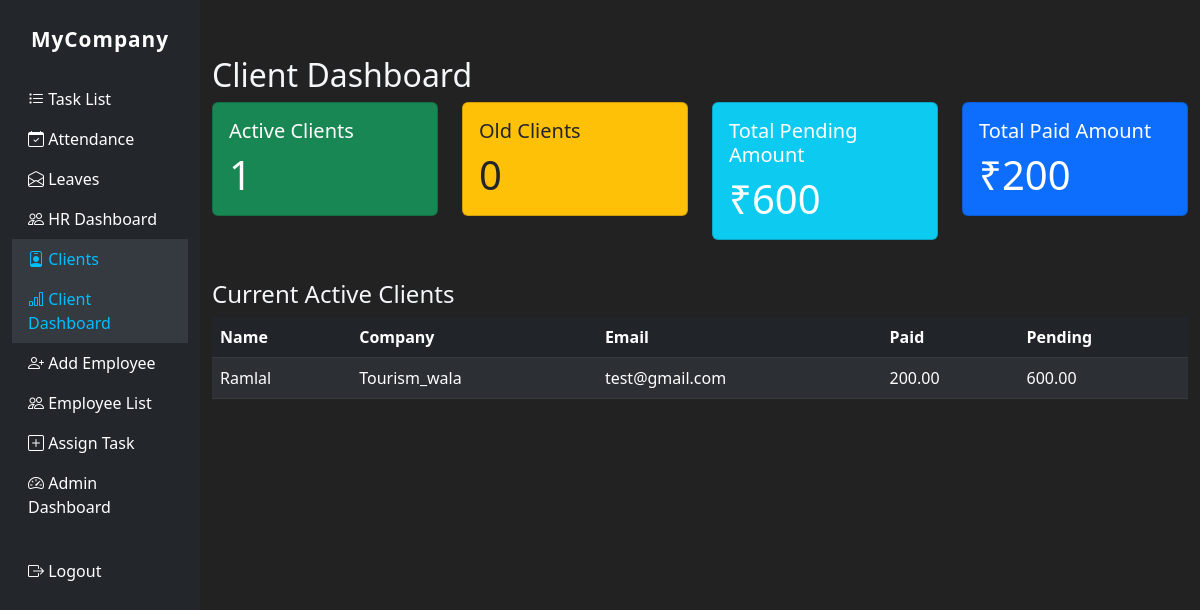
The page /clients/dashboard/ (signed in) on the database its author committed.
### client/models.py (models this page shows, shortened)
class Client(models.Model):
    STATUS_CHOICES = (
        ('active', 'Active'),
        ('old', 'Old'),
    )
    name = models.CharField(max_length=255)
    email = models.EmailField()
    phone = models.CharField(max_length=20, blank=True)
    company = models.CharField(max_length=255, blank=True)
    address = models.TextField(blank=True)
    status = models.CharField(max_length=10, choices=STATUS_CHOICES, default='active')
    paid_amount = models.DecimalField(max_digits=12, decimal_places=2, default=0)
    pending_amount = models.DecimalField(max_digits=12, decimal_places=2, default=0)
    work_completed = models.CharField(max_length=255, blank=True)
    notes = models.TextField(blank=True)
    logo = models.ImageField(upload_to='client_logos/', blank=True, null=True)

### client/views.py (the view)
# urls.py: path('dashboard/', views.client_dashboard, name='client_dashboard'),
@login_required
def client_dashboard(request):
    if not request.user.is_superuser:
        messages.error(request, "Only admins can access client dashboard.")
        return redirect('home')
    all_clients = Client.objects.all()
    active_clients = Client.objects.filter(status='active')
    old_clients = Client.objects.filter(status='old')
    total_pending_amount = Client.objects.aggregate(total=Sum('pending_amount'))['total'] or 0
    total_paid_amount = Client.objects.aggregate(total=Sum('paid_amount'))['total'] or 0
    return render(request, 'client/client_dashboard.html', {
        'all_clients': all_clients,
        'active_clients': active_clients,
        'old_clients': old_clients,
        'total_pending_amount': total_pending_amount,
        'total_paid_amount': total_paid_amount,
    })

### client/templates/client/client_dashboard.html
{% extends 'base.html' %}
{% block content %}
<h2>Client Dashboard</h2>
<div class="row mb-4">
    <div class="col-md-3">
        <div class="card bg-success text-white mb-3">
            <div class="card-body">
                <h5 class="card-title">Active Clients</h5>
                <p class="card-text display-6">{{ active_clients.count }}</p>
            </div>
        </div>
    </div>
    <div class="col-md-3">
        <div class="card bg-warning text-dark mb-3">
            <div class="card-body">
                <h5 class="card-title">Old Clients</h5>
                <p class="card-text display-6">{{ old_clients.count }}</p>
            </div>
        </div>
    </div>
    <div class="col-md-3">
        <div class="card bg-info text-white mb-3">
            <div class="card-body">
                <h5 class="card-title">Total Pending Amount</h5>
                <p class="card-text display-6">₹{{ total_pending_amount }}</p>
            </div>
        </div>
    </div>
    <div class="col-md-3">
        <div class="card bg-primary text-white mb-3">
            <div class="card-body">
                <h5 class="card-title">Total Paid Amount</h5>
                <p class="card-text display-6">₹{{ total_paid_amount }}</p>
            </div>
        </div>
    </div>
</div>
<h4>Current Active Clients</h4>
<table class="table table-dark table-striped">
    <thead>
        <tr>
            <th>Name</th>
            <th>Company</th>
            <th>Email</th>
            <th>Paid</th>
            <th>Pending</th>
        </tr>
    </thead>
    <tbody>
        {% for client in active_clients %}
        <tr>
            <td>{{ client.name }}</td>
            <td>{{ client.company }}</td>
            <td>{{ client.email }}</td>
            <td>{{ client.paid_amount }}</td>
            <td>{{ client.pending_amount }}</td>
        </tr>
        {% endfor %}
    </tbody>
</table>
{% endblock %}

### website/templates/base.html (style rules this page uses)
body { background: #18191a; color: #f5f6fa; }

### website/templates/navbar.html (style rules this page uses)
body { background: #18191a; color: #f5f6fa; }

### rows shown on the page
Client: name "Ramlal", company "Tourism_wala", email "test@gmail.com", paid_amount "200.00", pending_amount "600.00"

### other values the page prints
{{ active_clients.count }} "1"
{{ old_clients.count }} "0"
{{ total_pending_amount }} "600"
{{ total_paid_amount }} "200"
